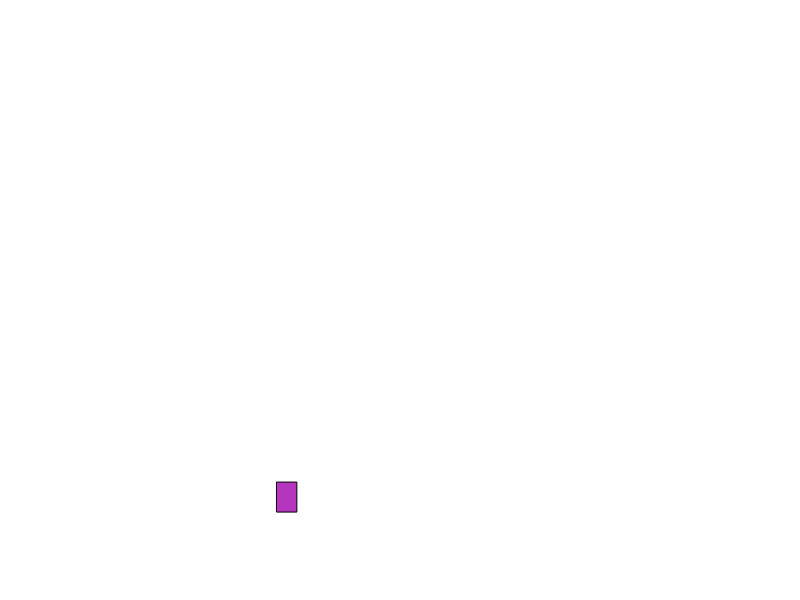
Frame 1 (no input)
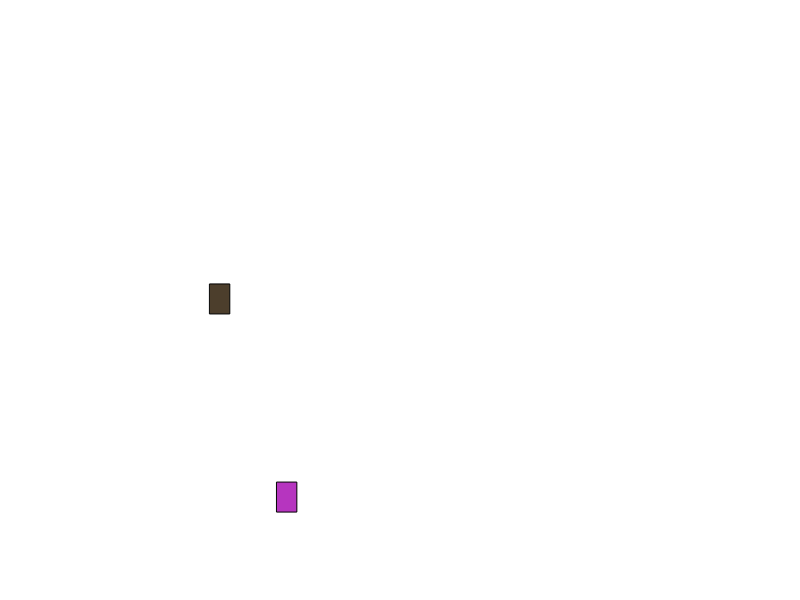
Frame 2 (the mouse pressed at the canvas centre, redrawn once)

The p5.js sketch that drew these frames (run headless with seeded random() and noise() and a simulated clock; the mouse was pressed at the canvas centre and the sketch redrawn once):

// p5.js sketch
// ── sketch.js
let rectWidth = 20;
let rectHeight = 30;

function setup() {
  createCanvas(800, 600);
  background(255);
  noLoop();
}

function draw() {
	noFill();

  fill(random(0,255),random(0,255),random(0,255));
	drawShape(rectWidth,rectHeight);
}

function drawShape(rectangleWidth, rectangleHeight) {
  let xPos = random(0, width);
  let yPos = random(0, height);

  rect(xPos, yPos, rectangleWidth, rectangleHeight);
}
